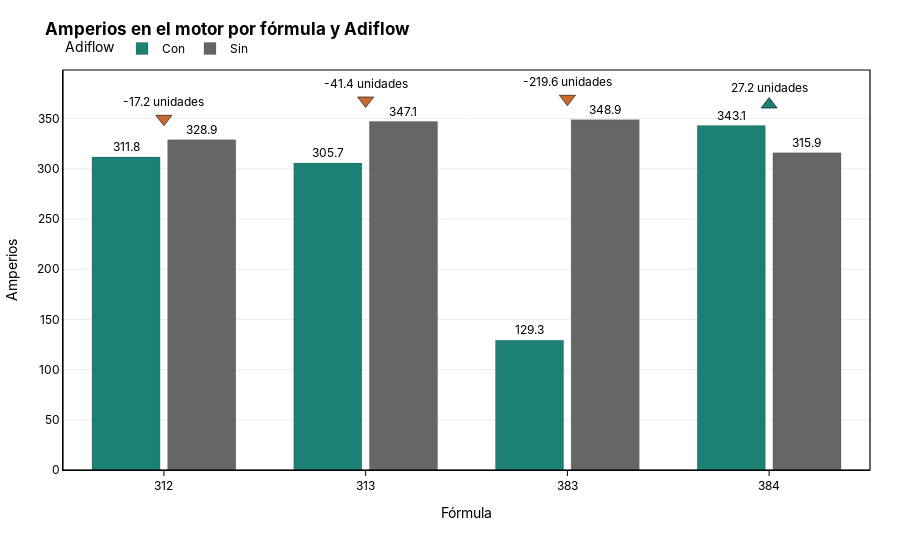

Notebook code cell kept with this figure:
### Code cell
fig, df_plot, df_change = grouped_bar_corporate_with_change(
    by_group,                                 # tu DataFrame
    formula_col="Fórmula",
    group_col="Adiflow",
    value_col="amp_motor",
    title="Amperios en el motor por fórmula y Adiflow",
    order_formula=orden_formula,
    order_group=["Con", "Sin"],         # asegura el orden
    color_con="#1C8074",                # verde corporativo
    color_sin="#666666",                # gris corporativo
    # Guardado opcional:
    #write_html=f"{ROOT_IMAGEN}/barras_amp_motor.html",
     y_axis_title="Amperios",
)

fig.show()
s3.save_plotly_html(fig, f"barras_amp_motor.html")

### Figure 1 — Plotly figure (JSON) as saved in the notebook; plotly's stock layout.template omitted (floating-point values rounded to 4 significant figures)
{"data": [{"hovertemplate": "Adiflow: <b>Con</b><br>Fórmula: {x}<br>amp_motor: {y:.1f}<extra></extra>", "marker": {"color": "#1C8074", "line": {"color": "rgba(0,0,0,0.25)", "width": 0.6}}, "name": "Con", "text": [311.8, 305.7, 129.3, 343.1], "textposition": "outside", "texttemplate": "%{text:.1f}", "type": "bar", "x": ["312", "313", "383", "384"], "y": [311.8, 305.7, 129.3, 343.1]}, {"hovertemplate": "Adiflow: <b>Sin</b><br>Fórmula: {x}<br>amp_motor: {y:.1f}<extra></extra>", "marker": {"color": "#666666", "line": {"color": "rgba(0,0,0,0.25)", "width": 0.6}}, "name": "Sin", "text": [328.9, 347.1, 348.9, 315.9], "textposition": "outside", "texttemplate": "%{text:.1f}", "type": "bar", "x": ["312", "313", "383", "384"], "y": [328.9, 347.1, 348.9, 315.9]}, {"hovertemplate": "Fórmula: {x}<br>Δ (Con vs Sin): {text}<extra></extra>", "marker": {"color": ["#c76931", "#c76931", "#c76931", "#1C8074"], "line": {"color": "#000000", "width": 0.6}, "size": 14, "symbol": ["triangle-down", "triangle-down", "triangle-down", "triangle-up"]}, "mode": "markers+text", "showlegend": false, "text": ["-17.2 unidades", "-41.4 unidades", "-219.6 unidades", "27.2 unidades"], "textfont": {"color": "#000000"}, "textposition": "top center", "type": "scatter", "x": ["312", "313", "383", "384"], "y": [349.9, 368.1, 369.8, 364.1]}], "layout": {"bargap": 0.25, "bargroupgap": 0.1, "barmode": "group", "font": {"color": "#000000", "family": "Inter, 'Helvetica Neue', Arial, sans-serif", "size": 12}, "hoverlabel": {"bgcolor": "#FFFFFF", "bordercolor": "#666666", "font": {"color": "#000000"}}, "legend": {"orientation": "h", "title": {"text": "Adiflow"}, "x": 0, "y": 1.09}, "margin": {"b": 90, "l": 40, "r": 30, "t": 70}, "paper_bgcolor": "#FFFFFF", "plot_bgcolor": "#FFFFFF", "shapes": [{"fillcolor": "rgba(0,0,0,0)", "line": {"color": "#000000", "width": 1.2}, "type": "rect", "x0": 0, "x1": 1, "xref": "paper", "y0": 0, "y1": 1, "yref": "paper"}], "title": {"text": "<b>Amperios en el motor por fórmula y Adiflow</b>"}, "xaxis": {"automargin": true, "linecolor": "#000000", "linewidth": 1, "showline": true, "tickangle": 0, "tickcolor": "#000000", "ticks": "outside", "title": {"text": "Fórmula"}}, "yaxis": {"automargin": true, "gridcolor": "rgba(0,0,0,0.08)", "linecolor": "#000000", "linewidth": 1, "showline": true, "title": {"text": "Amperios"}, "zeroline": true, "zerolinecolor": "rgba(0,0,0,0.2)"}}}
